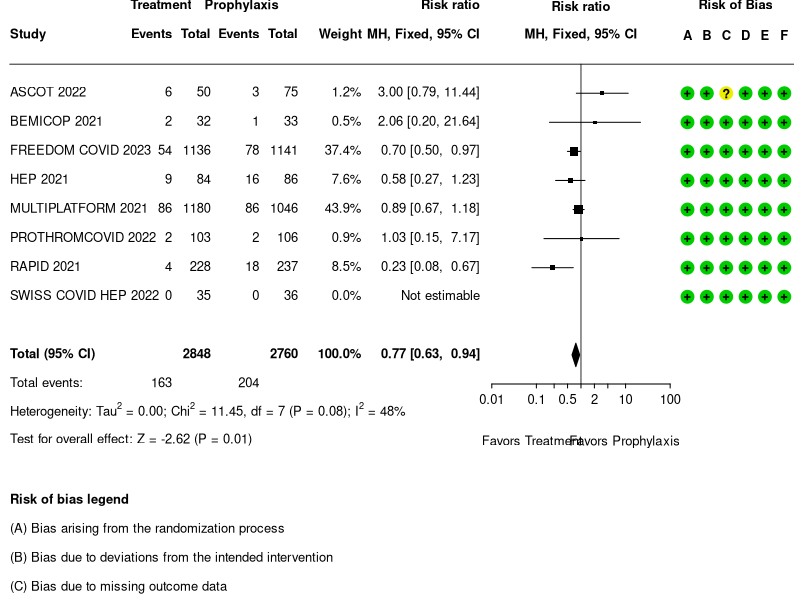
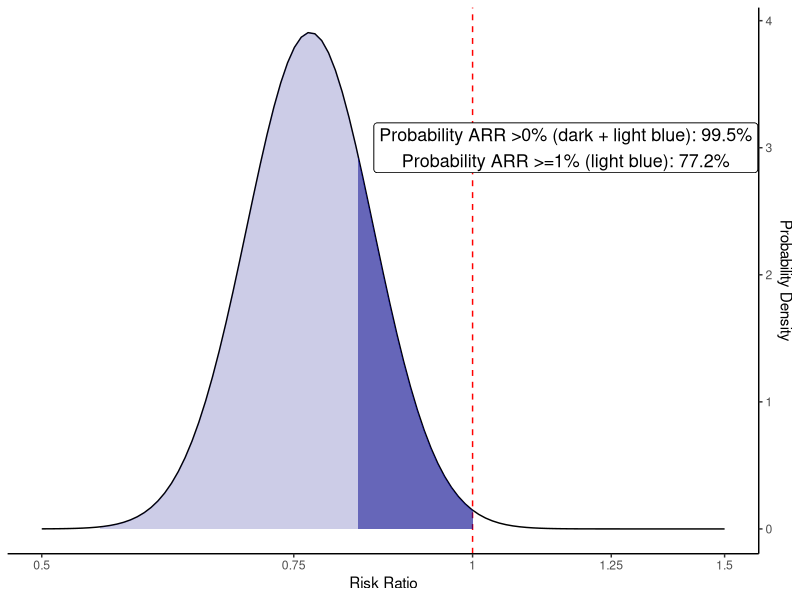

These figures' R source, in order:
### Thanks to metafor-project.org 
### https://www.metafor-project.org/doku.php/plots:forest_plot_revman


### You will want to use png or pdf or tif to save this res 350, width=3196, height=1648


### Import Dataset
library(readxl)
library(metafor)
dat <- read_excel("Data.xlsx")

### turn the risk of bias into levels

dat[7:12] <- lapply(dat[7:12], factor, levels=c("+", "-", "?"))

### calculate log risk ratios and corresponding sampling variances (and use
### the 'slab' argument to store study labels as part of the data frame)

dat <- escalc(measure="RR", ai=ai, n1i=n1i, ci=ci, n2i=n2i, data=dat,
              slab=paste(author, year), drop00=TRUE)
			  
### fit fixed effect MH mode
res <- rma.mh(measure="RR", ai=ai, n1i=n1i, ci=ci, n2i=n2i, data=dat,
              slab=paste(author, year), drop00=TRUE)
res

### estimated average risk ratio (and 95% CI/PI)
pred <- predict(res, transf=exp, digits=2)
pred

### need the rounded estimate and CI bounds further below
pred <- formatC(c(pred$pred, pred$ci.lb, pred$ci.ub), format="f", digits=2)

### total number of studies
k <- nrow(dat)
 
### set na.action to "na.pass" (instead of the default, which is "na.omit"),
### so that even study 3 (with a missing log odds ratio) will be shown in the
### forest plot

options(na.action = "na.pass")

### get the weights and format them as will be used in the forest plot

weights <- paste0(formatC(weights(res), format="f", digits=1), "%")
weights[weights == "NA%"] <- ""

### adjust the margins
par(mar=c(10.8,0,1.3,1.3), mgp=c(3,0.2,0), tcl=-0.2)

### forest plot with extra annotations

sav <- forest(res, atransf=exp, at=log(c(0.01,.10, 0.25,0.5, 1, 2,4,10,100)), xlim=c(-30,11),
       xlab="", efac=c(0,4), textpos=c(-30,-4.7), lty=c(1,1,0), refline=NA,
       ilab=cbind(ai, n1i, ci, n2i, weights),
       ilab.xpos=c(-20.6,-18.6,-16.1,-14.1,-10.8), ilab.pos=2,
       cex=0.78, header=c("Study","MH, Fixed, 95% CI"), mlab="")

### add horizontal line at the top
segments(sav$xlim[1]+0.5, k+1, sav$xlim[2], k+1, lwd=0.8)

### add vertical reference line at 0
segments(0, -2, 0, k+1, lwd=0.8)

### now we add a bunch of text; since some of the text falls outside of the
### plot region, we set xpd=NA so nothing gets clipped
par(xpd=NA)
 
### adjust cex as used in the forest plot and use a bold font
par(cex=sav$cex, font=2)

text(sav$ilab.xpos, k+2, pos=2, c("Events","Total","Events","Total","Weight"))
text(c(mean(sav$ilab.xpos[1:2]),mean(sav$ilab.xpos[3:4])), k+3, pos=2, c("Treatment","Prophylaxis"))
text(sav$textpos[2], k+3, "Risk ratio", pos=2)
text(0, k+3, "Risk ratio")
text(sav$xlim[2]-0.6, k+3, "Risk of Bias", pos=2)
text(0, k+2, "MH, Fixed, 95% CI")
text(c(sav$xlim[1],sav$ilab.xpos[c(2,4,5)]), -1, pos=c(4,2,2,2,2),
     c("Total (95% CI)", sum(dat$n1i), sum(dat$n2i), "100.0%"))
text(sav$xlim[1], -6, pos=4, "Risk of bias legend")

### first hide the non-bold summary estimate text and then add it back in bold font
rect(sav$textpos[2], -1.5, sav$ilab.xpos[5], -0.5, col="white", border=NA)
text(sav$textpos[2], -1, paste0(pred[1], " [", pred[2], ",  ", pred[3], "]"), pos=2)

### use a non-bold font for the rest of the text
par(cex=sav$cex, font=1)

### add 'Favours '/'Favours proph' text below the x-axis
text(log(c(.01, 100)), -4, c("Favors Treatment","Favors Prophylaxis"), pos=c(4,2), offset=-0.5)

### add 'Not estimable' for study with missing log risk ratio
text(sav$textpos[2], k+1-which(is.na(dat$yi)), "Not estimable", pos=2)

### add text for total events
text(sav$xlim[1], -2, pos=4, "Total events:")
text(sav$ilab.xpos[c(1,3)], -2, c(sum(dat$ai),sum(dat$ci)), pos=2)

### add text with heterogeneity statistics
text(sav$xlim[1], -3, pos=4, bquote(paste("Heterogeneity: ", "Tau"^2, " = ",
     .(formatC(res$tau2, digits=2, format="f")), "; ", "Chi"^2, " = ",
     .(formatC(res$QE, digits=2, format="f")), ", df = ", .(res$k - res$p),
     " (P = ", .(formatC(res$QEp, digits=2, format="f")), "); ", I^2, " = ",
     .(formatC(res$I2, digits=0, format="f")), "%")))
	 
### add text for test of overall effect
text(sav$xlim[1], -4, pos=4, bquote(paste("Test for overall effect: Z = ",
     .(formatC(res$zval, digits=2, format="f")),
     " (P = ", .(formatC(res$pval, digits=2, format="f")), ")")))
	 
### add text for test of subgroup differences
# text(sav$xlim[1], -5, pos=4, bquote(paste("Test for subgroup differences: Not applicable")))

### add risk of bias points and symbols
cols <- c("#00cc00", "#cc0000", "#eeee00")
syms <- levels(dat$rb.a)
pos  <- seq(sav$xlim[2]-5.5,sav$xlim[2]-0.5,length=6)
for (i in 1:6) {
   points(rep(pos[i],k), k:1, pch=19, col=cols[dat[[6+i]]], cex=2.2)
   text(pos[i], k:1, syms[dat[[6+i]]], font=2)
}
text(pos, k+2, c("A","B","C","D","E","F"), font=2)

### add risk of bias legend
text(sav$xlim[1], -7:-12, pos=4, c(
                           "(A) Bias arising from the randomization process",
                           "(B) Bias due to deviations from the intended intervention",
                           "(C) Bias due to missing outcome data",
                           "(D) Bias in measurement of the outcome",
                           "(E) Bias in selection of the reported result",
                           "(F) Overall"))


### You will want to use png or pdf or tif to save this res 350, width=3196, height=1648.  Then you paste the 2 together.
 						   
# png(filename="D:/OneDrive - McGill University/Papers/ARCHIVE - Published/Covid anticoag/forest.png", res=350, width=3196, height=1648)
#dev.off()


###Probability plot -
library(ggplot2)

### You will want to use png or pdf or tif to save this res 350, width=3196, height=1648

rexp2 <- function(x){round(exp(x),digits=2)}
#calculate probablities
mean<- log(0.77)
sd<-(log(0.94)-log(0.63))/3.92
#less than RR 0.831 (1% ARR)
lim1<-round(100*pnorm(log(0.831),mean,sd),1)
#less than RR 1 (0%ARR)
lim2<-round(100*pnorm(log(1),mean,sd),1)
text1<-paste0("Probability ARR >0% (dark + light blue): ",lim2,"%\nProbability ARR >=1% (light blue): ")
text1<-paste0(text1,lim1,"%")

ggplot(data.frame(x = c(log(0.5), 0.75)), aes(x = x)) +
geom_vline(xintercept = 0, linetype="dashed",color="red")+  
theme_bw()+
stat_function(fun = dnorm, args=c(mean,sd),size=0.5) +
geom_area(stat ="function", fun=dnorm, fill="darkblue", alpha=0.2, xlim=c(-0.6,log(0.831)),args=c(mean,sd))+
geom_area(stat ="function", fun=dnorm, fill="darkblue", alpha=0.6, xlim=c(log(0.831),0),args=c(mean,sd))+
theme(panel.grid.minor = element_blank(),panel.grid.major=element_blank(),legend.position = "none",panel.border = element_blank(),axis.line = element_line(colour = "black"),
axis.title.y = element_text(angle = 180))+
scale_y_continuous(position="right")+
labs(
        x="Risk Ratio",
        y="Probability Density"
    )+
geom_label(aes(x=0.15,y=3,label=text1,size=3))+
scale_x_continuous(labels = rexp2, breaks=c(log(0.5),log(0.75),log(1),log(1.25),log(1.5)),limits=c(log(0.5),log(1.5)))
